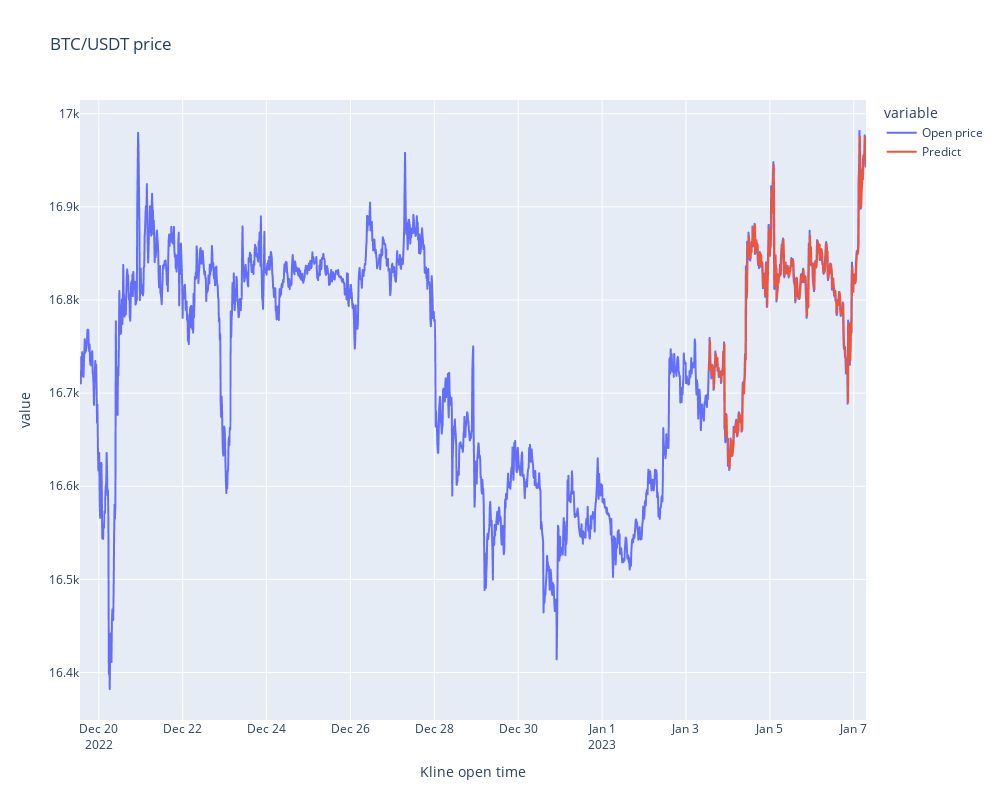

The notebook cell saved with this chart:
### Markdown cell above
### Visualize the prediction

### Code cell
train_df, test_df = data[:TRAIN_DATA_LENGTH], data[TRAIN_DATA_LENGTH:]
test_df["Predict"] = scaler.inverse_transform(np.array(predictions).reshape(-1,1)).reshape(-1)
arima_df = pd.concat([train_df, test_df], axis=0)


fig = px.line(arima_df, title="BTC/USDT price" , width=1000, height=800)
fig.show()

### Figure 1 — Plotly figure (JSON) as saved in the notebook; plotly's stock layout.template omitted (floating-point values rounded to 4 significant figures; data arrays with more than 128 entries replaced by an {"elided": "..."} marker saying what was removed)
{"data": [{"hovertemplate": "variable=Open price<br>Kline open time=%{x}<br>value=%{y}<extra></extra>", "legendgroup": "Open price", "line": {"color": "#636efa", "dash": "solid"}, "marker": {"symbol": "circle"}, "mode": "lines", "name": "Open price", "showlegend": true, "type": "scattergl", "x": {"elided": "1800 str values"}, "xaxis": "x", "y": {"elided": "1800 float values"}, "yaxis": "y"}, {"hovertemplate": "variable=Predict<br>Kline open time=%{x}<br>value=%{y}<extra></extra>", "legendgroup": "Predict", "line": {"color": "#EF553B", "dash": "solid"}, "marker": {"symbol": "circle"}, "mode": "lines", "name": "Predict", "showlegend": true, "type": "scattergl", "x": {"elided": "1800 str values"}, "xaxis": "x", "y": {"elided": "1800 float values"}, "yaxis": "y"}], "layout": {"height": 800, "legend": {"title": {"text": "variable"}, "tracegroupgap": 0}, "title": {"text": "BTC/USDT price"}, "width": 1000, "xaxis": {"anchor": "y", "domain": [0, 1], "title": {"text": "Kline open time"}}, "yaxis": {"anchor": "x", "domain": [0, 1], "title": {"text": "value"}}}}
